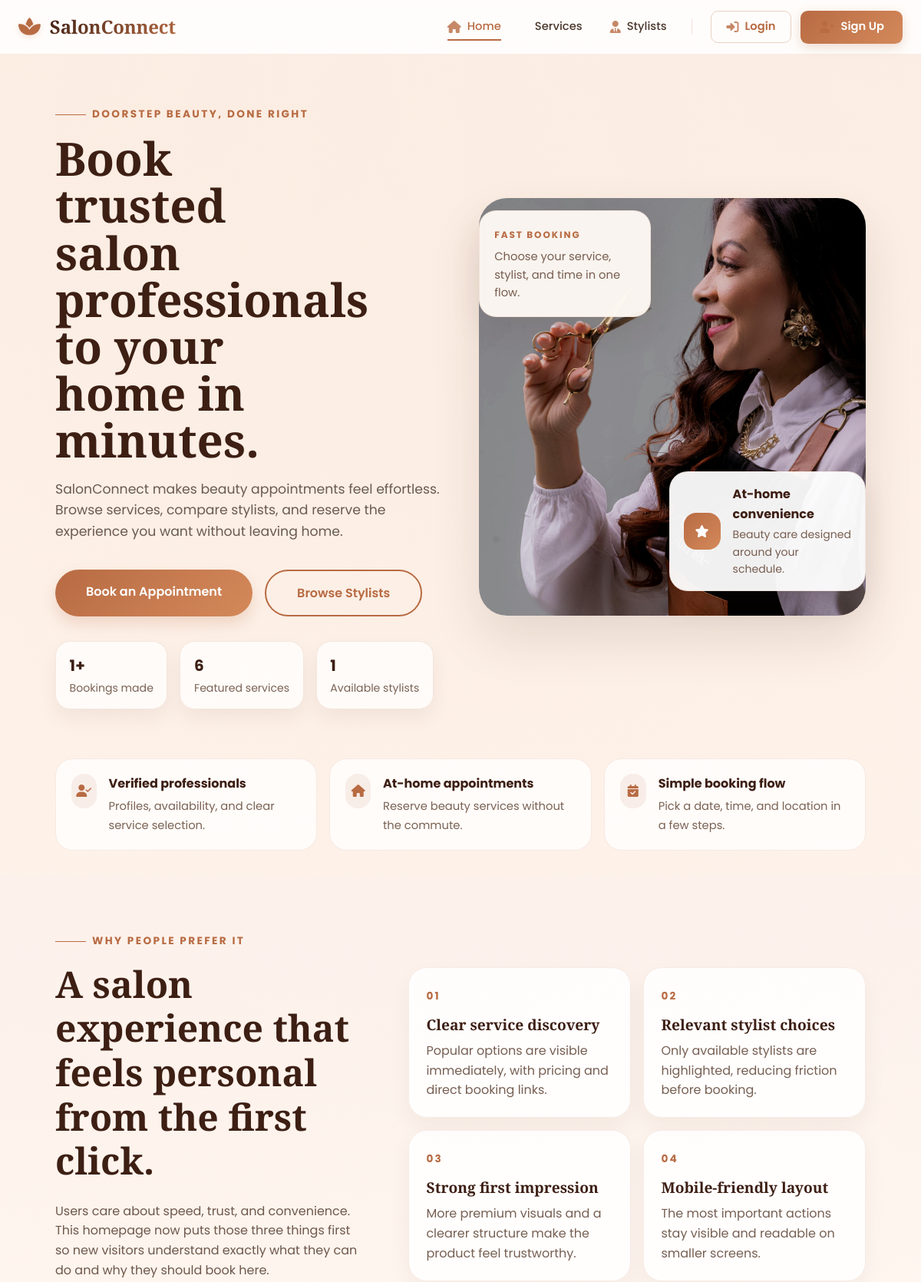
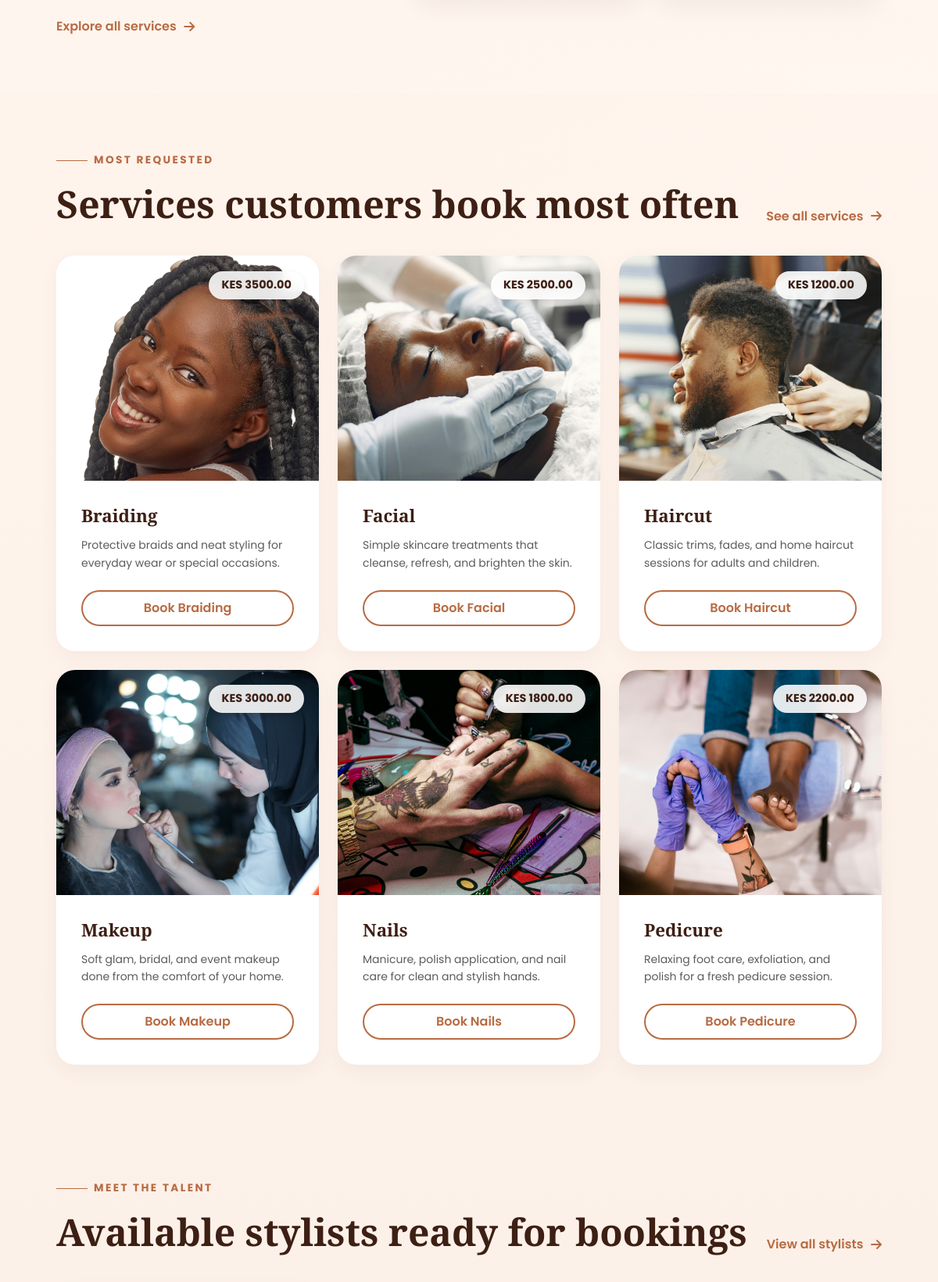
The page / (upper part) on the database its author committed (2 pictures, top to bottom).
### core/models.py (models this page shows, shortened)
class Service(models.Model):
    name = models.CharField(max_length=100)
    description = models.TextField()
    price = models.DecimalField(max_digits=8, decimal_places=2)
    image = models.ImageField(upload_to="services/", blank=True, null=True)
    class Meta:
        ordering = ["name"]

### core/views.py (the view)
# urls.py: path("", views.home, name="home"),
def home(request):
    services = Service.objects.all()[:6]
    stylists = StylistProfile.objects.filter(is_available=True)[:3]
    context = {
        "services": services,
        "stylists": stylists,
        "booking_count": Booking.objects.count(),
    }
    return render(request, "core/home.html", context)

### templates/core/home.html (shortened to what this page needs)
{% extends 'base.html' %}
{% load static %}
{% block content %}
<section class="hero-section home-shell">
    <div class="container">
        <div class="row align-items-center g-5">
            <div class="col-lg-6">
                <span class="section-kicker">Doorstep Beauty, Done Right</span>
                <h1 class="hero-title">Book trusted salon professionals to your home in minutes.</h1>
                <p class="hero-lead">SalonConnect makes beauty appointments feel effortless. Browse services, compare stylists, and reserve the experience you want without leaving home.</p>
                <div class="hero-actions">
                    <a href="{% url 'book_service' %}" class="btn-salon-primary">Book an Appointment</a>
                    <a href="{% url 'stylists' %}" class="btn-salon-outline">Browse Stylists</a>
                </div>
                <div class="hero-stats">
                    <div class="stat-chip">
                        <strong>{{ booking_count }}+</strong>
                        <span>Bookings made</span>
                    </div>
                    <div class="stat-chip">
                        <strong>{{ services|length }}</strong>
                        <span>Featured services</span>
                    </div>
                    <div class="stat-chip">
                        <strong>{{ stylists|length }}</strong>
                        <span>Available stylists</span>
                    </div>
                </div>
            </div>
            <div class="col-lg-6">
                <div class="hero-visual">
                    <div class="hero-badge-card">
                        <span class="badge-label">Fast booking</span>
                        <p>Choose your service, stylist, and time in one flow.</p>
                    </div>
                    <img src="{% static 'images/hero/bannersalonist.jpg' %}" alt="A stylist delivering an at-home beauty service" class="hero-img-main">
                    <div class="hero-mini-panel">
                        <div class="mini-icon"><i class="fas fa-star"></i></div>
                        <div>
                            <strong>At-home convenience</strong>
                            <p>Beauty care designed around your schedule.</p>
                        </div>
                    </div>
                </div>
            </div>
        </div>
    </div>
</section>
<section class="trust-strip">
    <div class="container">
        <div class="trust-grid">
            <div class="trust-item">
                <i class="fas fa-user-check"></i>
                <div>
                    <strong>Verified professionals</strong>
                    <span>Profiles, availability, and clear service selection.</span>
                </div>
            </div>
            <div class="trust-item">
                <i class="fas fa-house"></i>
                <div>
                    <strong>At-home appointments</strong>
                    <span>Reserve beauty services without the commute.</span>
                </div>
            </div>
            <div class="trust-item">
                <i class="fas fa-calendar-check"></i>
                <div>
                    <strong>Simple booking flow</strong>
                    <span>Pick a date, time, and location in a few steps.</span>
                </div>
            </div>
        </div>
    </div>
</section>
<section class="editorial-section">
    <div class="container">
        <div class="row align-items-center g-5">
            <div class="col-lg-5">
                <div class="editorial-card">
                    <span class="section-kicker">Why People Prefer It</span>
                    <h2 class="section-title">A salon experience that feels personal from the first click.</h2>
                    <p class="editorial-copy">Users care about speed, trust, and convenience. This homepage now puts those three things first so new visitors understand exactly what they can do and why they should book here.</p>
                    <a href="{% url 'services' %}" class="text-link-arrow">Explore all services <i class="fas fa-arrow-right"></i></a>
                </div>
            </div>
            <div class="col-lg-7">
                <div class="benefit-grid">
                    <article class="benefit-card">
                        <span class="benefit-number">01</span>
                        <h3>Clear service discovery</h3>
                        <p>Popular options are visible immediately, with pricing and direct booking links.</p>
                    </article>
                    <article class="benefit-card">
                        <span class="benefit-number">02</span>
                        <h3>Relevant stylist choices</h3>
                        <p>Only available stylists are highlighted, reducing friction before booking.</p>
                    </article>
                    <article class="benefit-card">
                        <span class="benefit-number">03</span>
                        <h3>Strong first impression</h3>
                        <p>More premium visuals and a clearer structure make the product feel trustworthy.</p>
                    </article>
                    <article class="benefit-card">
                        <span class="benefit-number">04</span>
                        <h3>Mobile-friendly layout</h3>
                        <p>The most important actions stay visible and readable on smaller screens.</p>
                    </article>
                </div>
            </div>
        </div>
    </div>
</section>
<section class="services-showcase">
    <div class="container">
        <div class="section-heading">
            <div>
                <span class="section-kicker">Most Requested</span>
                <h2 class="section-title mb-0">Services customers book most often</h2>
            </div>
            <a href="{% url 'services' %}" class="text-link-arrow">See all services <i class="fas fa-arrow-right"></i></a>
        </div>
        <div class="row g-4">
            {% for service in services %}
            <div class="col-lg-4 col-md-6">
                <article class="card-salon">
                    <div class="card-salon-img-wrapper">
                        {% if service.image %}
                            <img src="{{ service.image.url }}" class="card-salon-img" alt="{{ service.name }}">
                        {% else %}
                            <img src="{% static service.placeholder_image %}" class="card-salon-img" alt="{{ service.name }}">
                        {% endif %}
                        <div class="card-salon-price">KES {{ service.price }}</div>
                    </div>
                    <div class="card-salon-body">
                        <h3 class="card-salon-title">{{ service.name }}</h3>
                        <p class="text-muted small mb-4">{{ service.description|truncatewords:18 }}</p>
                        <a href="{% url 'book_service' %}?service={{ service.id }}" class="btn-salon-outline text-center py-2">Book {{ service.name }}</a>
                    </div>
                </article>
            </div>
            {% endfor %}
        </div>
    </div>
</section>
<section class="stylists-spotlight">
    <div class="container">
        <div class="section-heading">
            <div>
                <span class="section-kicker">Meet The Talent</span>
                <h2 class="section-title mb-0">Available stylists ready for bookings</h2>
            </div>
            <a href="{% url 'stylists' %}" class="text-link-arrow">View all stylists <i class="fas fa-arrow-right"></i></a>
        </div>
        <div class="row g-4">
        </div>
    </div>
</section>
{% endblock %}

### rows shown on the page
Service: image (picture), price "3500.00", name "Braiding", description "Protective braids and neat styling for everyday wear or special occasions."
Service: image (picture), price "2500.00", name "Facial", description "Simple skincare treatments that cleanse, refresh, and brighten the skin."
Service: image (picture), price "1200.00", name "Haircut", description "Classic trims, fades, and home haircut sessions for adults and children."
Service: image (picture), price "3000.00", name "Makeup", description "Soft glam, bridal, and event makeup done from the comfort of your home."
Service: image (picture), price "1800.00", name "Nails", description "Manicure, polish application, and nail care for clean and stylish hands."
Service: image (picture), price "2200.00", name "Pedicure", description "Relaxing foot care, exfoliation, and polish for a fresh pedicure session."

### other values the page prints
{{ booking_count }} "1"
{{ services|length }} "6"
{{ stylists|length }} "1"
